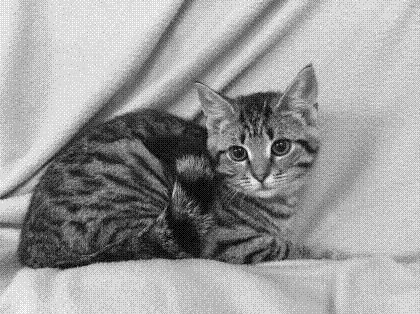
#> input picture Week 08 - Working with Colour/prep/cat.png, 420 x 314 px
$ jupyter execute 'Prep - Three-bit stego.ipynb'
#> lines starting #> are read from the running program, lines starting #| are printed output that depends on the picture
## Challenge: 3-bit greyscale steganography

In this challenge, the payload is an 8-bit greyscale image encoded in the least significant bits of the three colour channels. The fomula for the payload grey value, `v`, is

$$ v = 32 \times ((r \bmod{2}) \times 2^2 + (g \bmod 2) \times 2^1 + (b \bmod 2) \times 2^0) $$

### Image prep

I got the payload image of a cat from https://www.monctonspca.ca/adopt-a-cat. I converted the colour image to 3-bit greyscale using ImageMagick:

```bash
convert cat.jpg -resize x330 -colorspace Gray -auto-level -depth 3 cat_sm.png
```

[cell 1]
from PIL import Image
from IPython.display import display

payload = Image.open('cat.png')
#> payload is the input picture: PIL image 420x314 L; min 0, max 255, mean 155
display(payload)

The carrier image is a picture of the Shediac lobster festival from http://www.tourismnewbrunswick.ca.

[cell 2]
carrier = Image.open('boats.png')
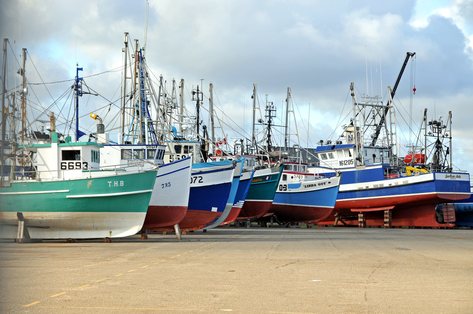
#> input picture Week 08 - Working with Colour/prep/boats.png, 473 x 314 px
#> carrier is the input picture: PIL image 473x314 RGB; mean R, G, B 166.2, 171.5, 167.4
display(carrier)

### Encode the payload image in the least significant bits of the carrier

Each of the three colour channels will be used to express one bit: 0 if the colour value is even, and 1 if it's odd. This function is used to randomly nudge a given colour value up or down by 1 in order to produce the needed bit.

[cell 3]
import random

def nudge(val, bit):
    '''change a single colour channel to produce the right bit'''

    if val % 2 != bit:
        # generate a list of possible adjustments:
        #  [-1, 1], unless current value is 0 or 255
        adj = []

        if val > 0:
            adj.append(-1)
        if val < 255:
            adj.append(1)

        # randomly choose one of the possible adjustments and apply it
        val = val + random.choice(adj)

    return val

Iterate over all pixels in the (doubled) payload, and nudge corresponding pixels of the carrier to produce the stego.

[cell 4]
# Create a new image for the stego
stego = Image.new('RGB', payload.size)
#> stego: PIL image 420x314 RGB; every value is 0

for x in range(payload.width):
    for y in range(payload.height):

        # get the grey value of the payload, scale down to range 0-7
        grey = payload.getpixel((x, y))
        grey = grey // 32

        # get the r, g, b channels of the carrier
        r, g, b = carrier.getpixel((x+50, y))

        # these are the bits we need
        bR = grey // 4
        bG = grey % 4 // 2
        bB = grey % 2

        # adjust the actual bits to match
        r = nudge(r, bR)
        g = nudge(g, bG)
        b = nudge(b, bB)

        # draw the pixel
        stego.putpixel((x, y), (r, g, b))
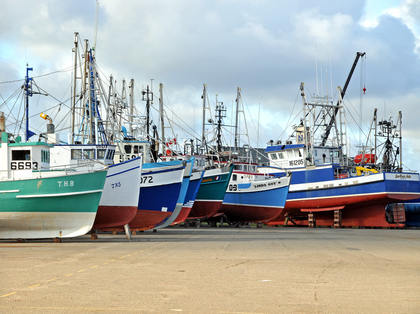
#> stego: PIL image 420x314 RGB; mean R, G, B 168.2, 173.3, 169.8

# show the result
display(stego)

### Decoding

Apply the formula given in the introduction to extract the payload image from the stego image.

[cell 5]
def unStego(img):
    res = Image.new('L', img.size)
#> res: PIL image 420x314 L; every value is 0

    for x in range(img.width):
        for y in range(img.height):
            r, g, b = img.getpixel((x, y))

            grey = 32 * ((r % 2) * 4 + (g % 2) * 2 + (b % 2))

            res.putpixel((x, y), grey)
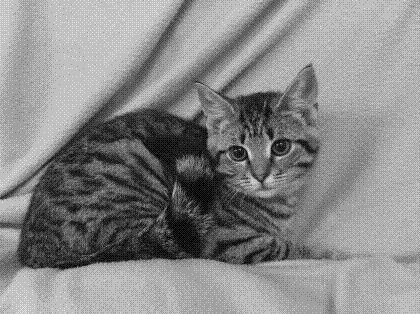
#> res: PIL image 420x314 L; min 0, max 224, mean 136.1

    return res

display(unStego(stego))

### Verify

Make sure the finished image works after save / reload

[cell 6]
stego.save('stego_B.png')
foo = Image.open('stego_B.png')
display(foo)
display(unStego(foo))
